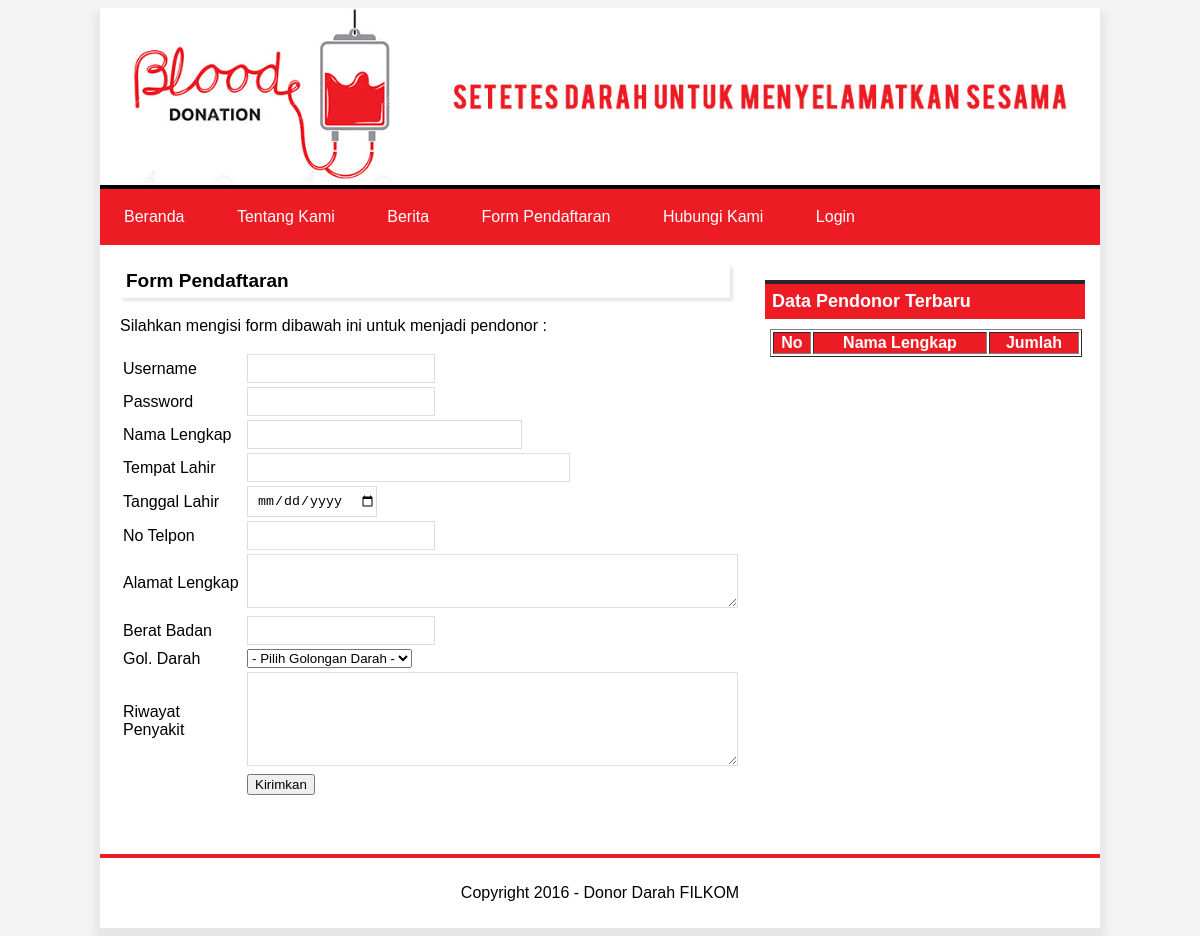
The page /index.php?page=pendaftaran on the database as committed earlier.
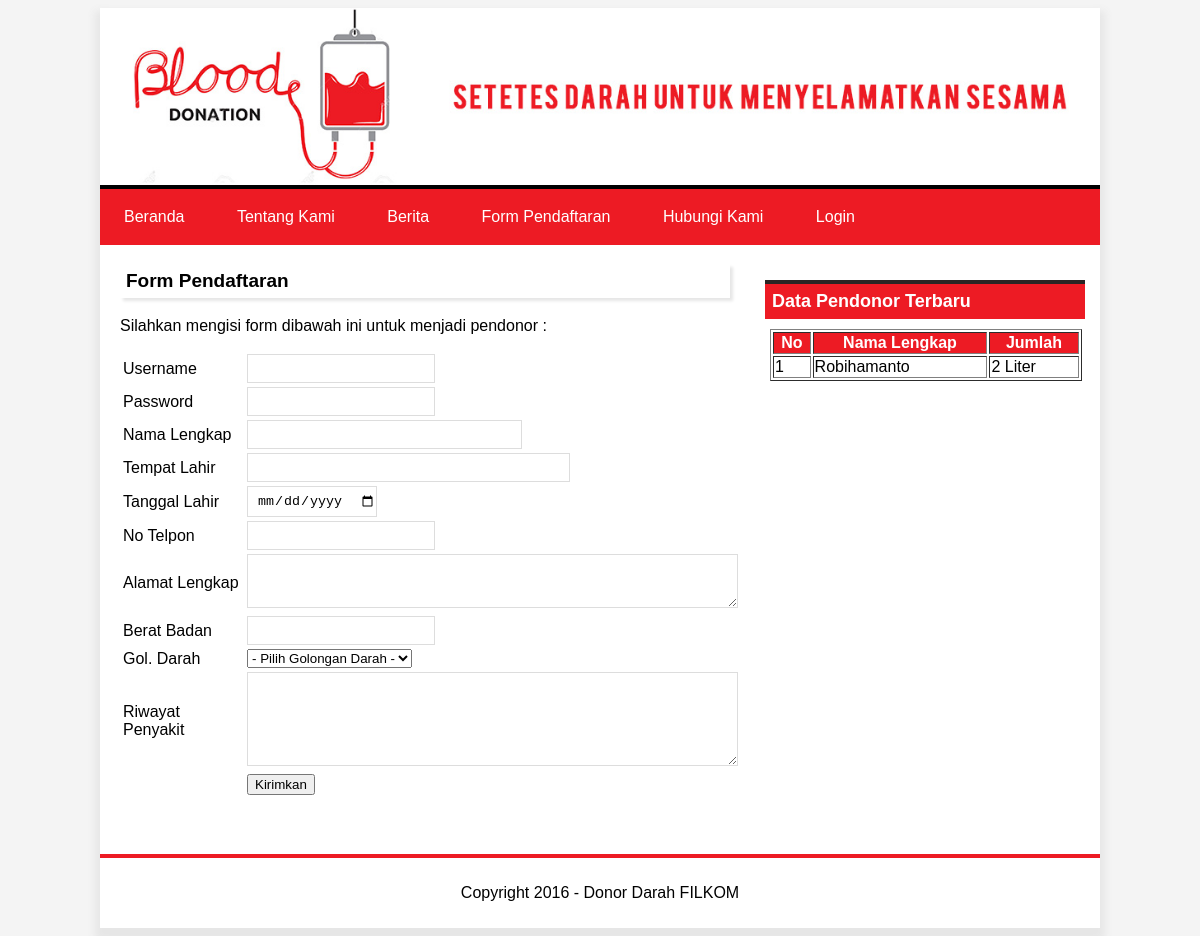
The same page on the database as committed later.
### tables this page shows
CREATE TABLE IF NOT EXISTS `stok_darah` (
  `id_stok_darah` int(5) NOT NULL AUTO_INCREMENT,
  `id_user_donor` int(5) NOT NULL,
  `jumlah` int(5) NOT NULL,
  `status` enum('masuk','keluar') NOT NULL,
  `tanggal` date NOT NULL,
  PRIMARY KEY (`id_stok_darah`)
);

CREATE TABLE IF NOT EXISTS `user_donor` (
  `id_user_donor` int(5) NOT NULL AUTO_INCREMENT,
  `username` varchar(50) NOT NULL,
  `password` varchar(150) NOT NULL,
  `nama_lengkap` varchar(100) NOT NULL,
  `tempat_lahir` varchar(100) NOT NULL,
  `tanggal_lahir` date NOT NULL,
  `no_telpon` varchar(15) NOT NULL,
  `alamat_lengkap` text NOT NULL,
  `berat_badan` varchar(5) NOT NULL,
  `id_golongan_darah` int(5) NOT NULL,
  `riwayat_penyakit` text NOT NULL,
  `status_user` enum('aktif','nonaktif') NOT NULL DEFAULT 'nonaktif',
  `waktu` date NOT NULL,
  PRIMARY KEY (`id_user_donor`),
  KEY `id_golongan_darah` (`id_golongan_darah`)
);

### form_pendaftaran.php (the view, shortened to what this page needs)
<article>
	<h1>Form Pendaftaran</h1>
	<p>Silahkan mengisi form dibawah ini untuk menjadi pendonor : </p>
	<form action='' method='POST'>
	<table width="100%">
		<tr>
			<td>Username</td> 	<td><input type='text' name='user' required></td>
		</tr>
		<tr>
			<td>Password</td> 	<td><input type='text' name='pass' required></td>
		</tr>
		<tr>
			<td width=120px>Nama Lengkap</td> 	<td><input type='text' name='a' style='width:55%' required></td>
		</tr>
		<tr>
			<td>Tempat Lahir</td> 	<td><input type='text' name='b' style='width:65%' required></td>
		</tr>
		<tr>
			<td>Tanggal Lahir</td> 	<td><input type='date' name='c' required></td>
		</tr>
		<tr>
			<td>No Telpon</td> 		<td><input type='text' name='d' required></td>
		</tr>
		<tr>
			<td>Alamat Lengkap</td> <td><textarea name='e' style='width:100%; height:40px' required></textarea></td>
		</tr>
		<tr>
			<td>Berat Badan</td> 	<td><input type='text' name='f' required></td>
		</tr>
		<tr>
			<td>Gol. Darah</td> 	<td><select name='g'>
											<option value='0' selected>- Pilih Golongan Darah -</option>
										</select></td>
		</tr>
		<tr>
			<td>Riwayat Penyakit</td> <td><textarea style='width:100%; height:80px' name='h' required></textarea></td>
		</tr>
		<tr>
			<td></td> <td><input type="submit" name='submit' value='Kirimkan'></td>
		</tr>
	</table>
	</form>
</article>
<br><br>

### sidebar.php (shortened to what this page needs)
			<?php if ($_SESSION[id_admin] != ''){ ?>
				<a href='index.php?page=kelolaberanda'><button class='button'>Kelola Beranda</button></a>
				<a href='index.php?page=kelolatentangkami'><button class='button'>Kelola Tentang Kami</button></a>
				<a href='index.php?page=kelolaberita'><button class='button'>Kelola Berita</button></a>
				<a href='index.php?page=kelolapendonor'><button class='button'>Kelola Data Pendonor</button></a>
				<a href='index.php?page=kelolacalonpendonor'><button class='button'>Kelola Calon Pendonor</button></a>
				<a href='index.php?page=kelolastok'><button class='button'>Kelola Data Stok Darah</button></a>
				<a href='index.php?page=kelolapesanmasuk'><button class='button'>Kelola Pesan Masuk</button></a>
				<a href='logout.php'><button class='button'>Logout</button></a>
			<?php }else{
			?>
			<h2 class='author'>Data Pendonor Terbaru</h2>
					<?php
						echo "<table width=89% border=1 style='margin:10px 20px 0px 20px'>
								<tr bgcolor=ed1b24>
									<th>No</th>
									<th>Nama Lengkap</th>
									<th>Jumlah</th>
								</tr>";
								$query = mysql_query("SELECT b.nama_lengkap, a.jumlah
														FROM `stok_darah` a JOIN user_donor b ON a.id_user_donor=b.id_user_donor
															ORDER by a.id_stok_darah DESC LIMIT 10");
								$no = 1;
								while ($r = mysql_fetch_array($query)){
									echo "<tr>
											<td>$no</td>
											<td>$r[nama_lengkap]</td>
											<td>$r[jumlah] Liter</td>
										  </tr>";
									$no++;
								}
							  echo "</table>";
			}
			?>
<br><br>

Rows that differ between the two databases and show on the page:
added stok_darah: id_user_donor.nama_lengkap "Robihamanto", jumlah "2"
